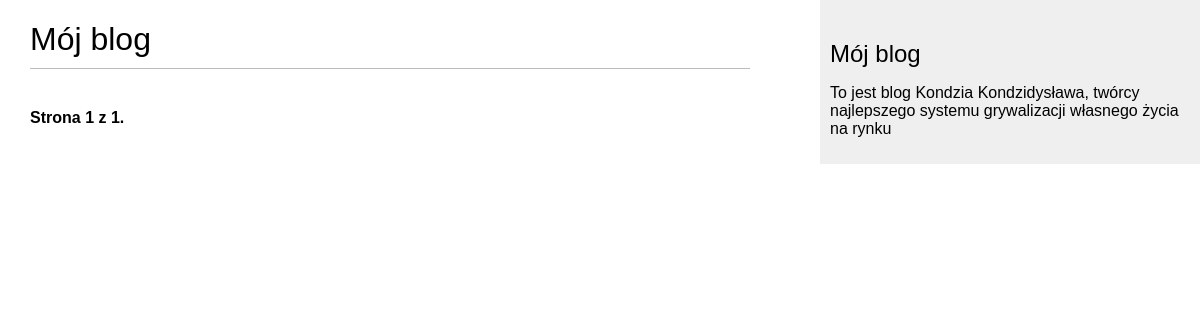
The page /blog/ on the database as committed earlier.
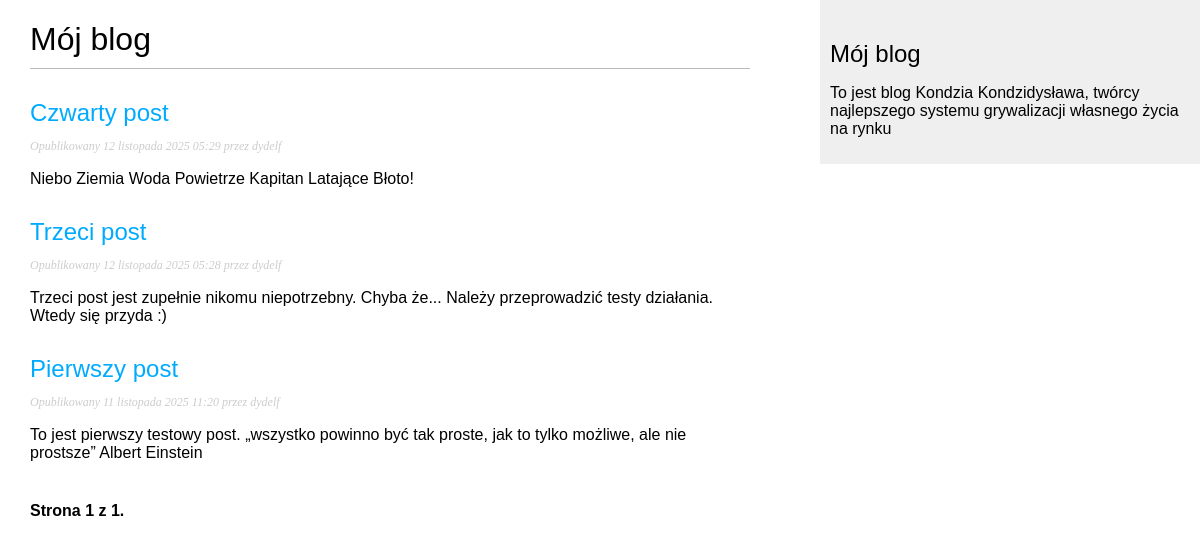
The same page on the database as committed later.
### blog/models.py (models this page shows, shortened)
class Post(models.Model):
    class Status(models.TextChoices):
        DRAFT = 'DF', 'Roboczy'
        PUBLISHED = 'PB', 'Opublikowany'
    title = models.CharField(max_length=250)
    slug = models.SlugField(
        max_length=250,
        unique_for_date='publish'
        )
    author = models.ForeignKey(
        settings.AUTH_USER_MODEL,
        on_delete=models.CASCADE,
        related_name='blog_posts'
    )
    body = models.TextField()
    publish = models.DateTimeField(default=timezone.now)
    created = models.DateTimeField(auto_now_add=True)
    updated = models.DateTimeField(auto_now=True)
    status = models.CharField(
        max_length=2,
        choices=Status,
        default=Status.DRAFT
    )
    objects = models.Manager()
    published = PublishedManager()
    class Meta:
        ordering = ['-publish']
        indexes = [
            models.Index(fields=['-publish']),
        ]
    def get_absolute_url(self):
        return reverse(
            'blog:post_detail',
            args=[
                self.publish.year,
                self.publish.month,
                self.publish.day,
                self.slug]
        )

### blog/views.py (the view)
def post_list(request):
    post_list = Post.published.all()
    paginator = Paginator(post_list, 3)
    page_number = request.GET.get('page', 1)
    posts = paginator.page(page_number)
    return render(
        request,
        'blog/post/list.html',
        {'posts': posts}
    )

### blog/models.py (called while the page is built)
    def get_queryset(self):
        return(
            super().get_queryset().filter(status=Post.Status.PUBLISHED)
        )

### blog/templates/blog/post/list.html (shortened to what this page needs)
{% extends "blog/base.html" %}
{% block content %}
<h1> Mój blog</h1>
{% for post in posts %}
    <h2>
        <a href="{{ post.get_absolute_url }}">
            {{ post.title }}
        </a>
    </h2>
    <p class="date">
        Opublikowany {{ post.publish }} przez {{ post.author }}
    </p>
    {{ post.body|truncatewords:30|linebreaks}}
{% endfor %}
{% include "pagination.html" with page=posts %}
{% endblock %}

Rows that differ between the two databases and show on the page:
now on this page (row edited): Post: title "Czwarty post", publish "12 listopada 2025 05:29", author "dydelf", body "Niebo Ziemia Woda Powietrze Kapitan Latające Błoto!"
now on this page (row edited): Post: title "Trzeci post", publish "12 listopada 2025 05:28", author "dydelf", body "Trzeci post jest zupełnie nikomu niepotrzebny. Chyba że... Należy przeprowadzić testy działania. Wtedy się przyda :)"
now on this page (row edited): Post: title "Pierwszy post", publish "11 listopada 2025 11:20", author "dydelf", body "To jest pierwszy testowy post. „wszystko powinno być tak proste, jak to tylko możliwe, ale nie prostsze” Albert Einstein"
